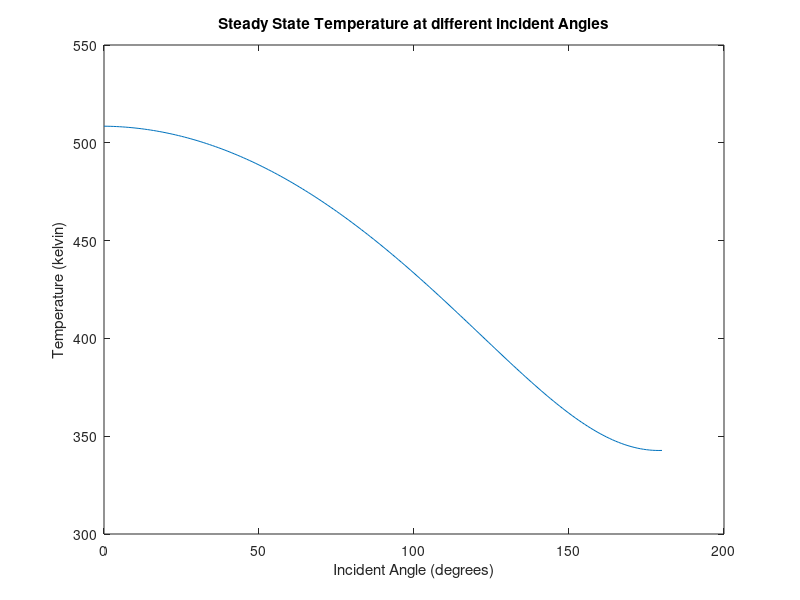

MATLAB code for this plot:
clear 

stefan_boltzmann_constant = 5.67 * 10^(-8);
albedo_factor = 0.35;
solar_constant = 1354;
absorptivity = 1; % assuming a black body - taken from online resource
emissivity = 0.9;
area_surface = 0.01;
altitude = 500;
earth_radius = 6378;
angle = 0;

incident_angle = 0:1:180;

count = 1;

for i = 1:181
  view_factor = (altitude + earth_radius)/earth_radius;
   angle = angle + 1;

heat_IR_temperature = stefan_boltzmann_constant * emissivity * view_factor * area_surface * 255^4;
heat_ir_flux = emissivity * area_surface * view_factor * solar_constant;
heat_albedo= absorptivity * area_surface * albedo_factor * view_factor * solar_constant;
solar_heat = absorptivity * area_surface * solar_constant * cosd(angle);

h_out = heat_albedo + solar_heat + heat_ir_flux + heat_IR_temperature;
temperature(count) = (h_out/(area_surface * emissivity * stefan_boltzmann_constant))^(0.25);

   count=count+1;
end 



% Code chunk for plotting points
plot (incident_angle,temperature);
title("Steady State Temperature at different incident Angles")
xlabel("Incident Angle (degrees)");
ylabel("Temperature (kelvin)");

